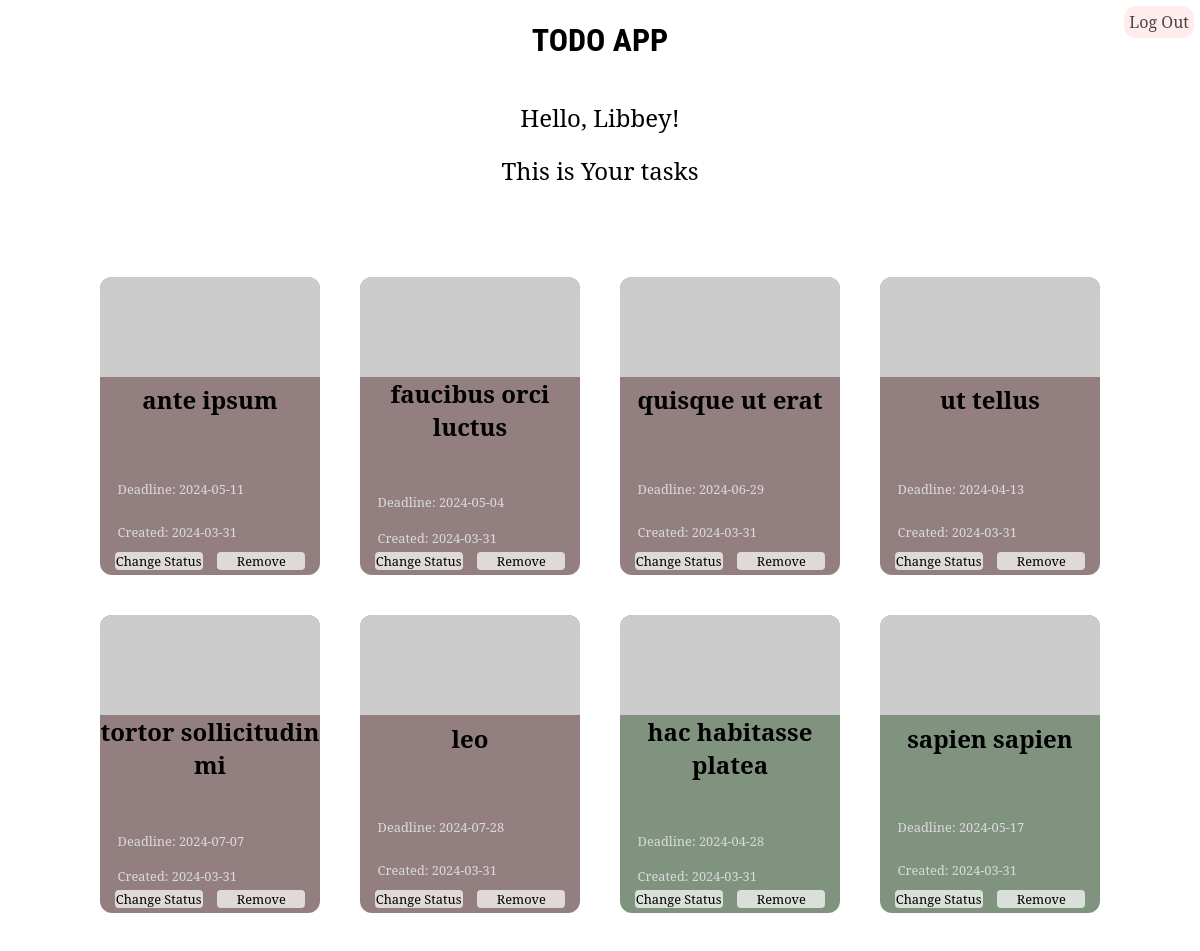
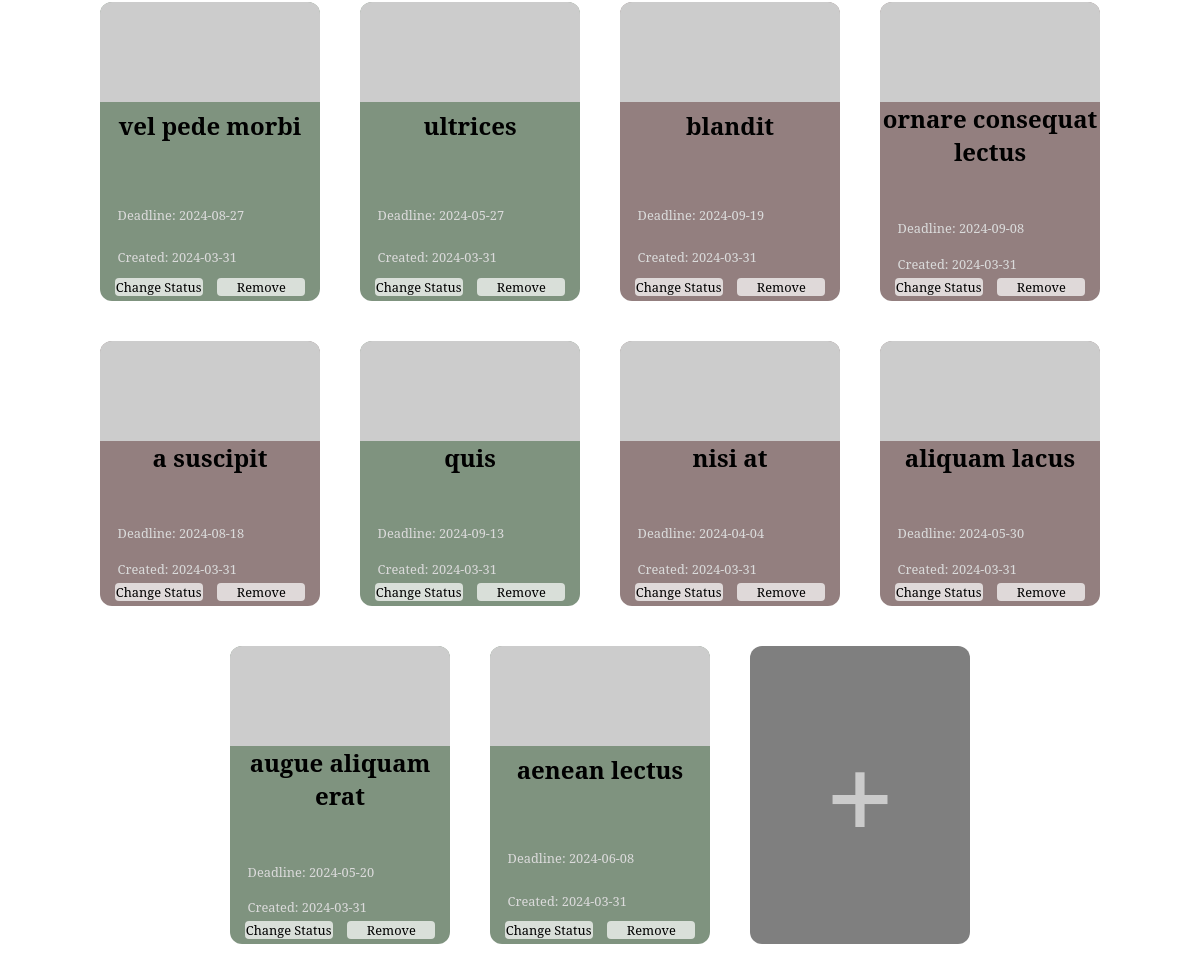
The page /users/Libbey (signed in) on the database its author committed (2 pictures, top to bottom).
### models.py (models this page shows, shortened)
class Abstract:
    id = Column(Integer, primary_key=True)
    created_on = Column(Date, default=date.today())

class User(Abstract, Base):
    __tablename__ = 'users'
    username = Column(String(20), nullable=False, unique=True)
    email = Column(String(30), nullable=False, unique=True)
    password = Column(String(60), nullable=False)
    hash_password = Column(String(64))
    access = Column(String(60), default='User')
    access_id = Column(Integer, default=accesses_id['User'])
    tasks = relationship("Task", cascade="all, delete-orphan")

class Task(Abstract, Base):
    __tablename__ = 'tasks'
    title = Column(String(20), nullable=False)
    author_id = Column(Integer, ForeignKey('users.id', ondelete='CASCADE'), nullable=False)
    details = Column(Text)
    deadline = Column(Date)
    status = Column(Boolean, default=0)
    author = relationship(User)

### app.py (the view, shortened to what this page needs)
@app.route('/users/<name>', methods=['GET', 'POST'])
def user_page(name):
    user_tasks = get_user_tasks(name)
    access_id = None
    if get_user_info(name) != None:
        access_id = get_user_info(name)["access_id"]
    return render_template('user.html', name=name, tasks=user_tasks, access_id=access_id)

### models.py (called while the page is built)
def get_user_info(name):
    engine = create_engine('sqlite:///app.db', echo=True)
    session = Session(bind=engine)
    user = session.query(User).filter_by(username=name).first()
    if user != None:
        user_info = {
                    "id": user.id,
                    "name": user.username,
                    "email": user.email,
                    "password": user.password,
                    "access": user.access,
                    "access_id": user.access_id
                    }
        session.close()
        return user_info
    session.close()
    return None

def get_user_tasks(name):
    engine = create_engine('sqlite:///app.db', echo=True)
    session = Session(bind=engine)
    user = session.query(User).filter_by(username=name).first()
    if user:
        user_tasks = user.tasks
        session.close()
        return user_tasks
    session.close()
    return None

### templates/user.html (shortened to what this page needs)
<head>
    <link rel="stylesheet" href="{{ url_for('static', filename='styles.css') }}">
    <link rel="stylesheet" href="{{ url_for('static', filename='user.css') }}">
</head>
{% if name != session['account'] %}
    <p>Something went wrong, please go to
        <a href={{ url_for('login') }}>Log In</a> /
        <a href={{ url_for('index') }}>Sign Up</a>
    </p>
{% else %}
    <h1>TODO APP</h1>
    <div class="hello">
        <p>Hello, {{ name|title }}!</p>
        <p>This is Your tasks</p>
    </div>
    <div class="wrapper">
    {% for task in tasks %}
    <div id={{ loop.index|string }} class="card" {% if task.status == True %} style="background: rgba(0,40,0,0.5);" {% else %} style="background: rgba(40,0,0,0.5);" {% endif %}>
        <div class="card-img"></div>
        <h2 class="card-heading">{{ task.title }}</h2>
         {% if task.deadline %}
        <p class="card-end-date">Deadline: {{ task.deadline }}</p>
         {% endif %}
        <p class="card-start-date">Created: {{ task.created_on }}</p>
        <div class="card-ui">
            <a href={{ "/status_task/" + loop.index|string }} id="change">Change Status</a>
            <a href="#" id="remove" onclick=remove_task(event)>Remove</a>
        </div>
    </div>
    {% endfor %}
    <div id="new_task" class="card">
        <div id="plus" onclick=add_task_form()>+</div>
    </div>
    </div>
    <a href={{ url_for('logout') }} class="buttons logout">Log Out</a>
{% endif %}

### static/styles.css (style rules this page uses)
h1 { font-family: 'Roboto Condensed', sans-serif; text-align: center; }
a, p { margin-bottom: 0; cursor: pointer; text-align: center; text-decoration: none; color: rgb(25, 76, 216); font-size: 0.8rem; }

### static/user.css (style rules this page uses)
.hello p { margin: 20px auto; width: max-content; color: black; font-size: 150%; }
.card { display: flex; flex-direction: column; justify-content: space-between; color: black; text-align: center; width: 220px; margin: 20px; background: rgba(0,0,0,0.5); border-radius: 12px; }
.card p { text-align: left; margin-left: 8%; margin-bottom: 5px; cursor: initial; color: rgb(219, 219, 219); }
.card-img { height: 100px; width: 100%; background: url(https://picsum.photos/600/800); background-size: cover; background-position: center; border-radius: 12px 12px 0 0; }
.card-heading { margin-top: 0; }
.wrapper { width: 100%; margin-top: 50px; margin-bottom: auto; display: flex; flex-wrap: wrap; justify-content: inherit; }
.card-ui { color: black; display: flex; justify-content: space-evenly; }
.card-ui a { width: 40%; padding: 5px inherit; margin-bottom: 5px; font-size: 0.8rem; background:rgba(255,255,255,0.7); color: black; border-radius: 4px; transition: filter 0.2s ease-in-out; }
#new_task { font-size: 8rem; font-weight: bolder; color: rgba(245, 245, 245, 0.65); }
#plus { cursor: pointer; width: max-content; margin: auto; padding: 0; border-radius: 0%; transition: filter 0.2s ease-in-out; }
.buttons { background-color: rgba(255,230,230,0.7); border-radius: 12px; color: rgba(0,0,0,0.7); padding: 5px; margin: 6px; font-size: 1rem; width: max-content; position: fixed; right: 0; top: 0; }

### rows shown on the page
User: username "Libbey"
Task: title "ante ipsum", deadline "2024-05-11", created_on "2024-03-31"
Task: title "faucibus orci luctus", deadline "2024-05-04", created_on "2024-03-31"
Task: title "quisque ut erat", deadline "2024-06-29", created_on "2024-03-31"
Task: title "ut tellus", deadline "2024-04-13", created_on "2024-03-31"
Task: title "tortor sollicitudin mi", deadline "2024-07-07", created_on "2024-03-31"
Task: title "leo", deadline "2024-07-28", created_on "2024-03-31"
Task: title "hac habitasse platea", deadline "2024-04-28", created_on "2024-03-31"
Task: title "sapien sapien", deadline "2024-05-17", created_on "2024-03-31"
Task: title "vel pede morbi", deadline "2024-08-27", created_on "2024-03-31"
Task: title "ultrices", deadline "2024-05-27", created_on "2024-03-31"
Task: title "blandit", deadline "2024-09-19", created_on "2024-03-31"
Task: title "ornare consequat lectus", deadline "2024-09-08", created_on "2024-03-31"
Task: title "a suscipit", deadline "2024-08-18", created_on "2024-03-31"
Task: title "quis", deadline "2024-09-13", created_on "2024-03-31"
Task: title "nisi at", deadline "2024-04-04", created_on "2024-03-31"
Task: title "aliquam lacus", deadline "2024-05-30", created_on "2024-03-31"
Task: title "augue aliquam erat", deadline "2024-05-20", created_on "2024-03-31"
Task: title "aenean lectus", deadline "2024-06-08", created_on "2024-03-31"
